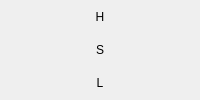
          <widget class="QWidget" name="hsl_label" native="true">
           <layout class="QVBoxLayout" name="hsl_label_layout">
            <property name="spacing">
             <number>1</number>
            </property>
            <property name="leftMargin">
             <number>0</number>
            </property>
            <property name="topMargin">
             <number>1</number>
            </property>
            <property name="rightMargin">
             <number>0</number>
            </property>
            <property name="bottomMargin">
             <number>1</number>
            </property>
            <item>
             <widget class="QPushButton" name="hsl_1_label">
              <property name="sizePolicy">
               <sizepolicy hsizetype="Preferred" vsizetype="Preferred">
                <horstretch>0</horstretch>
                <verstretch>0</verstretch>
               </sizepolicy>
              </property>
              <property name="focusPolicy">
               <enum>Qt::NoFocus</enum>
              </property>
              <property name="text">
               <string>H</string>
              </property>
              <property name="iconSize">
               <size>
                <width>10</width>
                <height>10</height>
               </size>
              </property>
              <property name="flat">
               <bool>true</bool>
              </property>
             </widget>
            </item>
            <item>
             <widget class="QPushButton" name="hsl_2_label">
              <property name="sizePolicy">
               <sizepolicy hsizetype="Preferred" vsizetype="Preferred">
                <horstretch>0</horstretch>
                <verstretch>0</verstretch>
               </sizepolicy>
              </property>
              <property name="focusPolicy">
               <enum>Qt::NoFocus</enum>
              </property>
              <property name="text">
               <string>S</string>
              </property>
              <property name="iconSize">
               <size>
                <width>10</width>
                <height>10</height>
               </size>
              </property>
              <property name="flat">
               <bool>true</bool>
              </property>
             </widget>
            </item>
            <item>
             <widget class="QPushButton" name="hsl_3_label">
              <property name="sizePolicy">
               <sizepolicy hsizetype="Preferred" vsizetype="Preferred">
                <horstretch>0</horstretch>
                <verstretch>0</verstretch>
               </sizepolicy>
              </property>
              <property name="focusPolicy">
               <enum>Qt::NoFocus</enum>
              </property>
              <property name="text">
               <string>L</string>
              </property>
              <property name="iconSize">
               <size>
                <width>10</width>
                <height>10</height>
               </size>
              </property>
              <property name="flat">
               <bool>true</bool>
              </property>
             </widget>
            </item>
           </layout>
          </widget>
